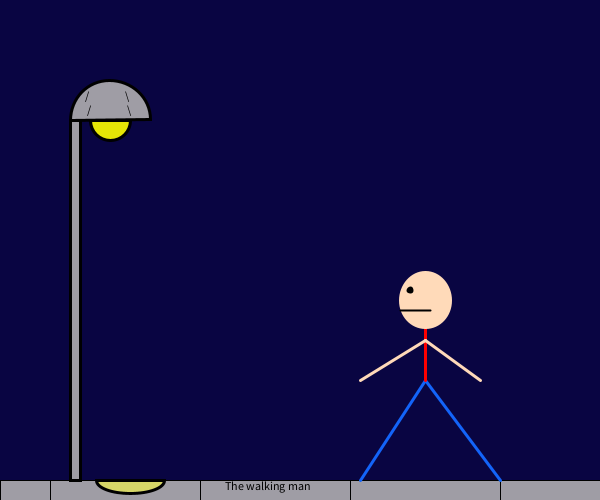
Frame 1 (no input)
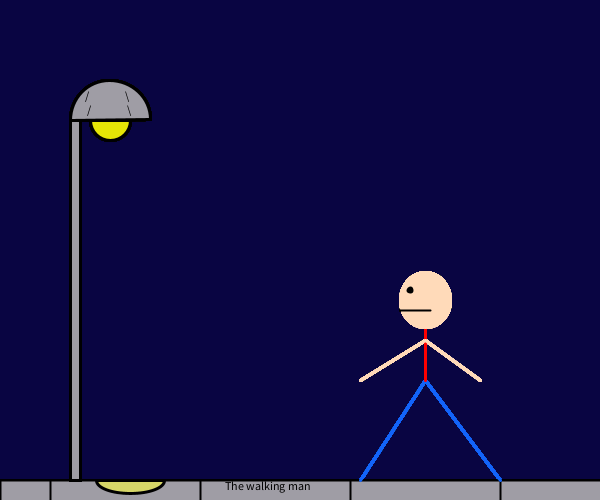
Frame 60 (the mouse pressed at the canvas centre just before this capture)
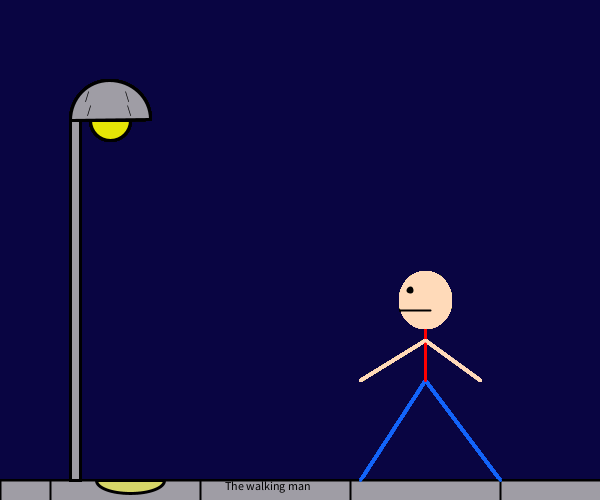
Frame 120 (the mouse held since frame 60 and released just before this capture)

The Processing sketch that drew these frames (run headless with seeded random() and noise(); from frame 60 on, the mouse is pressed at the canvas centre):

// Processing sketch: assignment
// ── assignment.pde
/**
 * <program/assignment name>
 * by <Your Name>
 * 
 * <Two sentence description of program>
 * 
 */

void setup() {
  size(600, 500); 
  background(9, 5, 66); 
}
void draw() {
 //this is the sidewalk 
  stroke(0);
  fill(159, 157, 165);
  rect(0, 480, 750, 125);
  line(50,480,50,500);
  line(200,480,200,500);
  line(350,480,350,500);
  line(500,480,500,500);
  //here is the lamp post
  stroke(0); 
  strokeWeight(3);
  rect(70, 120, 10, 360);
  ellipseMode(CENTER); 
  arc(110, 120, 80, 80, PI, 2*PI, CHORD); //thanks Dr. P
  fill(229,229,6);
  arc(110, 120, 40, 40, 0, PI, CHORD);
  fill(214,214,104);
  arc(130, 480, 68, 27, 0, PI, CHORD);
  //here are the jeans
  stroke(19,100,249);
  strokeWeight(3);
  line(360,480,425,380);
  line(500,480,425,380);
  //here is the body
  stroke(255,0,0);
  line(425,380,425,300);
  //here are the arms
  stroke(255,218,185);
  line(425,340,360,380);
  line(425,340,480,380);
  //here is the head
  fill(255,218,185);
  ellipse(425,300,50,55);
  //here is the face
  stroke(0);
  strokeWeight(2);
  fill(0);
  ellipse(410,290,5,5);
  line(400,310,430,310);
  //here is some text for you
  text("/ \n /", 85,100);
  text("\\ \n \\", 125,100);
  text("The walking man", 225,490);
}
